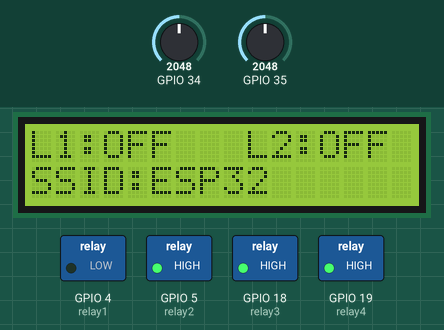
This sketch was run on a simulated ESP32. Shown: 16×2 character LCD, switched loads named in the sketch (green lamp = pin HIGH). The inputs (shaded band) are chosen by the test bench; at power-on: GPIO 34 = 2048, GPIO 35 = 2048. EEPROM starts erased; what the sketch prints to the serial monitor is not drawn.

Above: at 3.2 s.
3.3 s: GPIO 34 set to 2226
At 6.22 s:
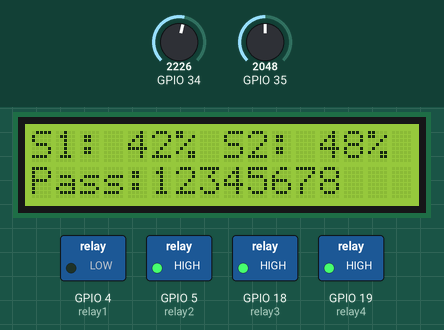
6.3 s: GPIO 34 set to 2307
At 10.4 s:
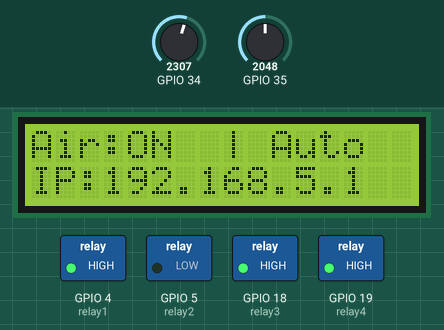
12.3 s: GPIO 35 set to 1228
At 15.27 s:
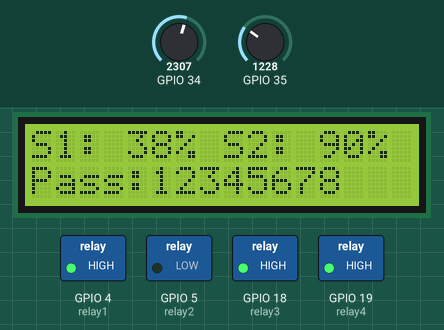
15.3 s: GPIO 34 set to 1836
At 16.7 s:
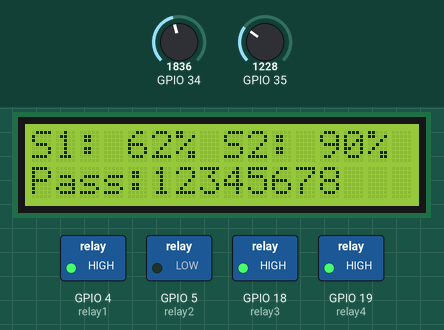
18.3 s: GPIO 34 set to 1713
At 19.6 s:
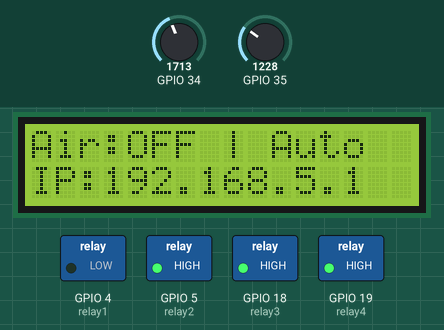
19.9 s: GPIO 34 set to 2866
At 22.5 s:
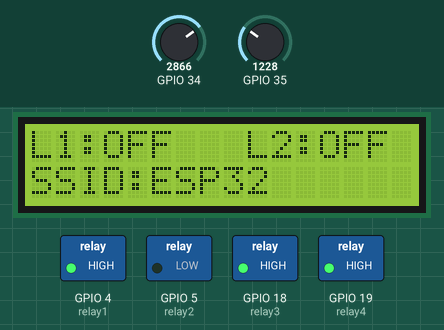
Timing chart, 0 to 23.6 s (numbered marks = the images above; inputs shaded):
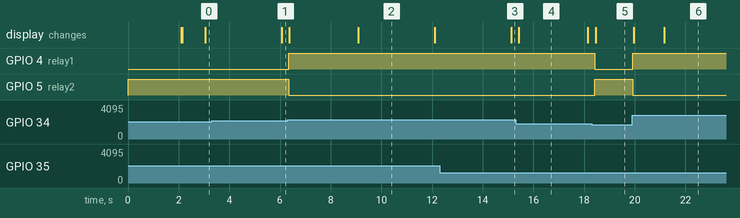

The sketch:

PROYEK-AKHIR-Lokal-V2.ino
```cpp
#include <Wire.h>
#include <LCD_I2C.h>
#include <WiFi.h>
#include <WebServer.h>
#include <Preferences.h>
#include "webpage.h"

LCD_I2C lcd(0x27, 16, 2);
Preferences preferences;

// ====== Konfigurasi Jaringan & IP Statis ======
const char* ssid = "ESP32";
const char* password = "12345678";
IPAddress local_IP(192, 168, 5, 1);
IPAddress gateway(192, 168, 5, 1);
IPAddress subnet(255, 255, 255, 0);

// ====== Pin assignment ======
#define sensor1 34
#define sensor2 35
#define relay1 4
#define relay2 5
#define relay3 18
#define relay4 19

// ====== Konstanta & Variabel ======
// --- Konstanta Kalibrasi Individual ---
// GANTI NILAI INI DENGAN HASIL PENGUKURAN ANDA!
const int SENSOR1_DRY = 3050; // Nilai ADC saat sensor 1 di udara
const int SENSOR1_WET = 1100; // Nilai ADC saat sensor 1 di air
const int SENSOR2_DRY = 2980; // Nilai ADC saat sensor 2 di udara
const int SENSOR2_WET = 1050; // Nilai ADC saat sensor 2 di air

const int ADC_DISCONNECTED_THRESHOLD = 4000;
const bool RELAY_ACTIVE_LOW = true;
const int NUM_SENSORS = 2; // Menentukan jumlah sensor yang digunakan

float onThreshold = 40.0;
float offThreshold = 65.0;
bool pompaStatus = false;
bool lampu1Status = false;
bool lampu2Status = false;
bool autoModeAir = true;

WebServer server(80);
unsigned long lastLcdSwitch = 0;
int lcdPage = 0;

void setRelay(uint8_t pin, bool on) {
  if (RELAY_ACTIVE_LOW) {
    digitalWrite(pin, on ? LOW : HIGH);
  } else {
    digitalWrite(pin, on ? HIGH : LOW);
  }
}

void setWaterSystem(bool on) {
  pompaStatus = on;
  // Logika Pompa (relay1) terhubung ke NC (Normally Closed)
  digitalWrite(relay1, on ? HIGH : LOW);
  // Relay 2 (Valve) terhubung ke NO (Normally Open)
  setRelay(relay2, on);
}

float getMoisture(int pin) {
  int adc = analogRead(pin);
  if (adc > ADC_DISCONNECTED_THRESHOLD) return -1.0f;

  long pct;

  // Pilih konstanta kalibrasi yang sesuai berdasarkan pin
  if (pin == sensor1) {
    pct = map(adc, SENSOR1_DRY, SENSOR1_WET, 0, 100);
  } else if (pin == sensor2) {
    pct = map(adc, SENSOR2_DRY, SENSOR2_WET, 0, 100);
  } else {
    pct = 0; // Fallback jika pin tidak dikenal
  }

  if (pct < 0) pct = 0;
  if (pct > 100) pct = 100;
  return (float)pct;
}

// ====== Setup ======
void setup() {
  Serial.begin(115200);

  preferences.begin("settings", false);
  onThreshold = preferences.getFloat("on_thresh", 40.0);
  offThreshold = preferences.getFloat("off_thresh", 65.0);
  preferences.end();
  Serial.println("Pengaturan ambang batas dimuat.");

  pinMode(relay1, OUTPUT);
  pinMode(relay2, OUTPUT);
  pinMode(relay3, OUTPUT);
  pinMode(relay4, OUTPUT);

  // Atur kondisi awal relay, pastikan semua mati
  digitalWrite(relay1, LOW); // Pompa (NC) mati jika sinyal LOW (relay aktif)
  setRelay(relay2, false);  // Perangkat lain (NO) mati jika relay non-aktif
  setRelay(relay3, false);
  setRelay(relay4, false);

  lcd.begin();
  lcd.backlight();
  lcd.print("Smart Control");
  lcd.setCursor(0, 1);
  lcd.print("Starting AP...");
  delay(2000);

  if (!WiFi.softAPConfig(local_IP, gateway, subnet)) {
    Serial.println("Konfigurasi AP Gagal!");
    return;
  }

  WiFi.softAP(ssid, password);
  IPAddress IP = WiFi.softAPIP();
  Serial.print("AP IP address: "); Serial.println(IP);

  lcd.clear();
  // === Rute Web ===
  server.on("/", HTTP_GET, []() {
    server.send_P(200, "text/html; charset=utf-8", PAGE_INDEX);
  });

  server.on("/status", HTTP_GET, []() {
    float m1 = getMoisture(sensor1), m2 = getMoisture(sensor2);
    String json = "{";
    json += "\"moist1\":" + String(m1, 1) + ",";
    json += "\"moist2\":" + String(m2, 1) + ",";
    json += "\"pump\":" + String(pompaStatus) + ",";
    json += "\"auto\":" + String(autoModeAir) + ",";
    json += "\"lamp1\":" + String(lampu1Status) + ",";
    json += "\"lamp2\":" + String(lampu2Status) + ",";
    json += "\"ip\":\"" + WiFi.softAPIP().toString() + "\",";
    json += "\"on_thresh\":" + String(onThreshold, 1) + ",";
    json += "\"off_thresh\":" + String(offThreshold, 1) + "";
    json += "}";
    server.send(200, "application/json", json);
  });

  server.on("/water", HTTP_POST, []() {
    autoModeAir = false;
    setWaterSystem(server.arg("state") == "on");
    Serial.println("Water system manual control: " + server.arg("state"));
    server.send(200);
  });

  server.on("/auto",  HTTP_POST, []() {
    autoModeAir = (server.arg("state") == "on");
    Serial.println("Auto mode: " + server.arg("state"));
    server.send(200);
  });

  server.on("/lamp1", HTTP_POST, []() {
    lampu1Status = (server.arg("state") == "on");
    setRelay(relay3, lampu1Status);
    server.send(200);
  });

  server.on("/lamp2", HTTP_POST, []() {
    lampu2Status = (server.arg("state") == "on");
    setRelay(relay4, lampu2Status);
    server.send(200);
  });

  server.on("/settings", HTTP_POST, []() {
    if (server.hasArg("on") && server.hasArg("off")) {
      float newOnThreshold = server.arg("on").toFloat();
      float newOffThreshold = server.arg("off").toFloat();

      if (newOnThreshold >= newOffThreshold) {
        server.send(400, "text/plain", "Error: Batas ON harus lebih kecil dari batas OFF");
        return;
      }

      if (newOnThreshold < 0 || newOnThreshold > 100 || newOffThreshold < 0 || newOffThreshold > 100) {
        server.send(400, "text/plain", "Error: Nilai harus antara 0-100");
        return;
      }

      onThreshold = newOnThreshold;
      offThreshold = newOffThreshold;

      preferences.begin("settings", false);
      preferences.putFloat("on_thresh", onThreshold);
      preferences.putFloat("off_thresh", offThreshold);
      preferences.end();

      Serial.println("Settings updated: ON=" + String(onThreshold) + ", OFF=" + String(offThreshold));
      server.send(200, "text/plain", "OK");
    } else {
      server.send(400, "text/plain", "Bad Request: Missing parameters");
    }
  });

  server.begin();
}

// ====== Loop ======
void loop() {
  float readings[NUM_SENSORS];
  readings[0] = getMoisture(sensor1); delay(10);
  readings[1] = getMoisture(sensor2); delay(10);

  bool anySensorDry = false;
  bool allSensorsWet = true;
  int connectedSensors = 0;

  for (int i = 0; i < NUM_SENSORS; i++) {
    if (readings[i] >= 0) {
      connectedSensors++;
      if (readings[i] < onThreshold) anySensorDry = true;
      if (readings[i] < offThreshold) allSensorsWet = false;
    }
  }

  if (autoModeAir && connectedSensors > 0) {
    if (!pompaStatus && anySensorDry) {
      setWaterSystem(true);
      Serial.println("AUTO: Water system ON - Sensor dry detected");
    }
    else if (pompaStatus && allSensorsWet) {
      setWaterSystem(false);
      Serial.println("AUTO: Water system OFF - All sensors wet");
    }
  }

  // ====== Update Tampilan LCD ======
  if (millis() - lastLcdSwitch > 3000) {
    lcdPage = (lcdPage + 1) % 3;
    lastLcdSwitch = millis();
  }

  char line1_buffer[17];
  char tempStr[17];

  switch (lcdPage) {
    case 0: // Tampilan Sistem Air
      if (connectedSensors > 0) {
        sprintf(tempStr, "Air:%s | %s", pompaStatus ? "ON " : "OFF", autoModeAir ? "Auto" : "Manu");
      } else {
        sprintf(tempStr, "Air: Tdk Aktif");
      }
      break;
    case 1: // Tampilan Lampu
      sprintf(tempStr, "L1:%s   L2:%s",
              lampu1Status ? "ON " : "OFF",
              lampu2Status ? "ON " : "OFF");
      break;
    case 2: // Tampilan Sensor 1 & 2
      char s1_val[4], s2_val[4];
      (readings[0] >= 0) ? sprintf(s1_val, "%3d", (int)readings[0]) : sprintf(s1_val, " --");
      (readings[1] >= 0) ? sprintf(s2_val, "%3d", (int)readings[1]) : sprintf(s2_val, " --");
      sprintf(tempStr, "S1:%s%% S2:%s%%", s1_val, s2_val);
      break;
  }

  sprintf(line1_buffer, "%-16s", tempStr);

  char line2_buffer[17];
  // Menampilkan info jaringan secara bergantian di baris kedua
  switch (lcdPage) {
    case 1: { // Tampilkan SSID
      String ssidString = "SSID:" + String(ssid);
      sprintf(line2_buffer, "%-16s", ssidString.c_str());
      break;
    }
    case 2: { // Tampilkan Password
      String passString = "Pass:" + String(password);
      sprintf(line2_buffer, "%-16s", passString.c_str());
      break;
    }
    case 0: // Tampilkan IP
    default: {
      String ipString = "IP:" + WiFi.softAPIP().toString();
      sprintf(line2_buffer, "%-16s", ipString.c_str());
      break;
    }
  }

  lcd.setCursor(0, 0);
  lcd.print(line1_buffer);
  lcd.setCursor(0, 1);
  lcd.print(line2_buffer);

  server.handleClient();
  delay(100);
}
```

Source omitted: webpage.h (32634 bytes)

Measured:
- the behaviour switches between 2270 and 2271 on GPIO 34 (found by bisection; images 1 and 2)
- the behaviour switches between 1783 and 1782 on GPIO 34 (found by bisection; images 4 and 5)
- after the input at 3.3 s, the display: changes after 2.8 s (image 1)
- after the input at 6.3 s, GPIO 4 (relay1): LOW → HIGH at once; GPIO 5 (relay2): HIGH → LOW at once
- after the input at 12.3 s, the display: changes after 2.8 s (image 3)
- after the input at 15.3 s, the display: changes after 0.13 s (image 4)
- after the input at 18.3 s, GPIO 4 (relay1): HIGH → LOW after 0.12 s; GPIO 5 (relay2): LOW → HIGH after 0.12 s; the display: changes after 0.15 s (image 5)
- after the input at 19.9 s, GPIO 4 (relay1): LOW → HIGH at once; GPIO 5 (relay2): HIGH → LOW at once; the display: first changes after 0.06 s (image 6 shows a later state)
